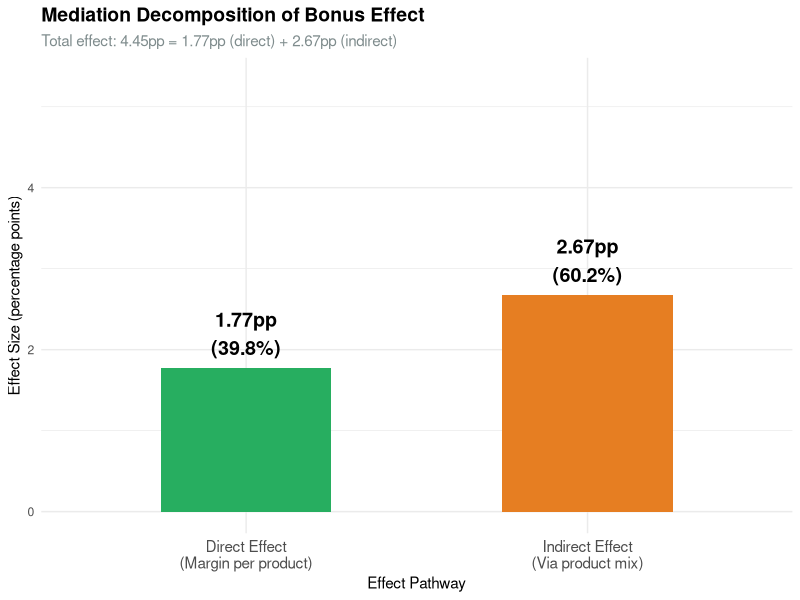
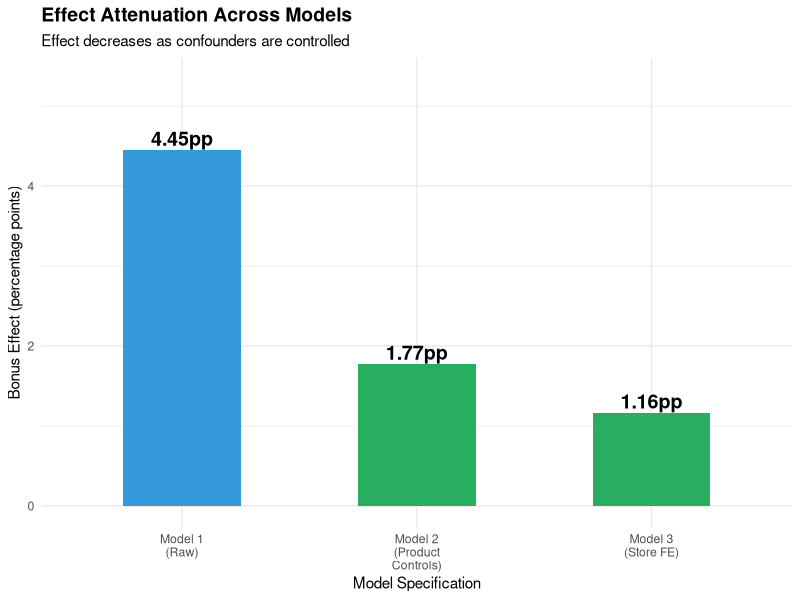

Source code (R) for these figures, in order:
# ================================================
# SCRIPT 04: MEDIATION ANALYSIS
# ================================================
# Purpose: Decompose effects into direct & indirect pathways
# Output: Mediation percentages, breakdowns, visualizations
# Runtime: ~10 seconds

library(dplyr)
library(ggplot2)
library(tidyr)

# Load clean data
sbd <- read.csv("sbd_clean.csv")

# Load regression results - define models inline
reg1 <- lm(sales_profitmargin ~ time, data = sbd)
reg2 <- lm(sales_profitmargin ~ time + device + insurance + accessory, data = sbd)

cat("═════════════════════════════════════\n")
cat("MEDIATION ANALYSIS\n")
cat("═════════════════════════════════════\n\n")

# ==================== MEDIATION DECOMPOSITION ====================
cat("MEDIATION DECOMPOSITION\n")
cat("─────────────────────────────────────\n\n")

# Extract coefficients from both models
coef_reg1 <- summary(reg1)$coefficients
coef_reg2 <- summary(reg2)$coefficients

total_effect <- round(coef_reg1["time", "Estimate"], 3)
direct_effect <- round(coef_reg2["time", "Estimate"], 3)
indirect_effect <- total_effect - direct_effect
mediation_pct <- (indirect_effect / total_effect) * 100

cat("Total Effect (c):", round(total_effect, 3), "pp\n")
cat("Direct Effect (c'):", round(direct_effect, 3), "pp\n")
cat("Indirect Effect (c - c'):", round(indirect_effect, 3), "pp\n")
cat("Mediation Percentage:", round(mediation_pct, 1), "%\n\n")

cat("Interpretation:\n")
cat("✓ Of the", round(total_effect, 2), "pp total bonus effect,\n")
cat("  •", round(mediation_pct, 1), "% works through product mix shift (INDIRECT)\n")
cat("  •", round(100 - mediation_pct, 1), "% works through direct margin gains (DIRECT)\n\n")

# ==================== PATHWAY ANALYSIS ====================
cat("─────────────────────────────────────\n")
cat("PRODUCT-SPECIFIC EFFECTS\n")
cat("─────────────────────────────────────\n\n")

# Extract product coefficients from Model 2
device_coef <- round(coef_reg2["device", "Estimate"], 3)
insurance_coef <- round(coef_reg2["insurance", "Estimate"], 3)
accessory_coef <- round(coef_reg2["accessory", "Estimate"], 3)

product_effects <- data.frame(
  Product = c("Device (reference)", "Insurance", "Accessory"),
  Coefficient = c(0, insurance_coef, accessory_coef),
  Interpretation = c(
    "Baseline category (high-volume, low-margin)",
    "Premium product (high-margin add-on)",
    "Bundled product (very high-margin)"
  )
)

print(product_effects)
cat("\n")

# ==================== PRODUCT MIX SHIFT ====================
cat("─────────────────────────────────────\n")
cat("PRODUCT MIX CHANGE\n")
cat("─────────────────────────────────────\n\n")

product_shift <- sbd %>%
  group_by(period) %>%
  summarise(
    Device_Pct = round(mean(device) * 100, 1),
    Insurance_Pct = round(mean(insurance) * 100, 1),
    Accessory_Pct = round(mean(accessory) * 100, 1),
    .groups = "drop"
  )

cat("Before Bonus:\n")
before_mix <- product_shift[1, ]
cat("  Devices:", before_mix$Device_Pct, "%\n")
cat("  Insurance:", before_mix$Insurance_Pct, "%\n")
cat("  Accessories:", before_mix$Accessory_Pct, "%\n\n")

cat("After Bonus:\n")
after_mix <- product_shift[2, ]
cat("  Devices:", after_mix$Device_Pct, "%\n")
cat("  Insurance:", after_mix$Insurance_Pct, "%\n")
cat("  Accessories:", after_mix$Accessory_Pct, "%\n\n")

cat("Shifts:\n")
cat("  Devices:", round(after_mix$Device_Pct - before_mix$Device_Pct, 1), "pp\n")
cat("  Insurance:", round(after_mix$Insurance_Pct - before_mix$Insurance_Pct, 1), "pp\n")
cat("  Accessories:", round(after_mix$Accessory_Pct - before_mix$Accessory_Pct, 1), "pp\n\n")

cat("Interpretation:\n")
cat("✓ Bonus successfully shifted sales toward higher-margin products\n")
cat("  Insurance + Accessories now represent", 
    round(after_mix$Insurance_Pct + after_mix$Accessory_Pct, 1), 
    "% of mix (was", round(before_mix$Insurance_Pct + before_mix$Accessory_Pct, 1), "%)\n\n")

# ==================== VISUALIZATION 1: Mediation Breakdown ====================
cat("Creating visualizations...\n\n")

png("05_mediation_breakdown.png", width = 700, height = 500)

mediation_data <- data.frame(
  Effect = c("Direct Effect\n(Margin per product)", "Indirect Effect\n(Via product mix)"),
  Value = c(direct_effect, indirect_effect),
  Percentage = c(round(100 - mediation_pct, 1), round(mediation_pct, 1))
)

p <- ggplot(mediation_data, aes(x = Effect, y = Value, fill = Effect)) +
  geom_bar(stat = "identity", width = 0.5, show.legend = FALSE) +
  geom_text(aes(label = paste0(round(Value, 2), "pp\n(", Percentage, "%)")), 
            vjust = -0.3, size = 5, fontface = "bold") +
  scale_fill_manual(values = c(
    "Direct Effect\n(Margin per product)" = "#27ae60",
    "Indirect Effect\n(Via product mix)" = "#e67e22"
  )) +
  labs(
    title = "Mediation Decomposition of Bonus Effect",
    x = "Effect Pathway",
    y = "Effect Size (percentage points)",
    subtitle = paste0("Total effect: ", round(total_effect, 2), "pp = ",
                      round(direct_effect, 2), "pp (direct) + ",
                      round(indirect_effect, 2), "pp (indirect)")
  ) +
  ylim(0, total_effect * 1.2) +
  theme_minimal() +
  theme(
    plot.title = element_text(size = 14, face = "bold"),
    plot.subtitle = element_text(size = 11, color = "#7f8c8d"),
    axis.text.x = element_text(size = 11)
  )

print(p)
dev.off()

cat("✓ Saved: 05_mediation_breakdown.png\n\n")

# ==================== VISUALIZATION 2: Effect Attenuation ====================
png("06_effect_attenuation.png", width = 700, height = 500)

# Load Model 3 for comparison
reg3 <- lm(sales_profitmargin ~ time + device + insurance + accessory + factor(store), data = sbd)
coef_reg3 <- summary(reg3)$coefficients
fe_effect <- round(coef_reg3["time", "Estimate"], 3)

attenuation_data <- data.frame(
  Model = c("Model 1\n(Raw)", "Model 2\n(Product\nControls)", "Model 3\n(Store FE)"),
  Coefficient = c(total_effect, direct_effect, fe_effect),
  Color = c("Raw", "Controlled", "Controlled")
)

p2 <- ggplot(attenuation_data, aes(x = reorder(Model, -Coefficient), 
                                   y = Coefficient, fill = Color)) +
  geom_bar(stat = "identity", width = 0.5, show.legend = FALSE) +
  geom_text(aes(label = paste0(round(Coefficient, 2), "pp")), 
            vjust = -0.3, size = 5, fontface = "bold") +
  scale_fill_manual(values = c("Raw" = "#3498db", "Controlled" = "#27ae60")) +
  labs(
    title = "Effect Attenuation Across Models",
    x = "Model Specification",
    y = "Bonus Effect (percentage points)",
    subtitle = "Effect decreases as confounders are controlled"
  ) +
  ylim(0, total_effect * 1.2) +
  theme_minimal() +
  theme(plot.title = element_text(size = 14, face = "bold"))

print(p2)
dev.off()

cat("✓ Saved: 06_effect_attenuation.png\n\n")

# ==================== SAVE MEDIATION TABLE ====================
mediation_table <- data.frame(
  Pathway = c("Total Effect", "Direct Effect (c')", "Indirect Effect (c-c')", "Mediation %"),
  Estimate = c(round(total_effect, 3),
               round(direct_effect, 3),
               round(indirect_effect, 3),
               round(mediation_pct, 1)),
  Unit = c("pp", "pp", "pp", "%"),
  Interpretation = c(
    "Total bonus impact on profit margins",
    "Margin improvement per product",
    "Effect via product mix shift",
    "% of total effect through product mix"
  )
)

write.csv(mediation_table, "04_mediation_analysis.csv", row.names = FALSE)

cat("✓ Saved: 04_mediation_analysis.csv\n\n")

# ==================== FINAL MEDIATION SUMMARY ====================
cat("═════════════════════════════════════\n")
cat("MEDIATION ANALYSIS SUMMARY\n")
cat("═════════════════════════════════════\n\n")

cat("Effect Decomposition:\n")
cat("  Total Effect: +", round(total_effect, 2), "pp\n")
cat("  Direct Effect: +", round(direct_effect, 2), "pp (", round(100-mediation_pct, 1), "%)\n")
cat("  Indirect Effect: +", round(indirect_effect, 2), "pp (", round(mediation_pct, 1), "%)\n\n")

cat("Product Premium Effects (Model 2):\n")
cat("  Insurance premium over devices: +", insurance_coef, "pp\n")
cat("  Accessory premium over devices: +", accessory_coef, "pp\n\n")

cat("Product Mix Transformation:\n")
cat("  High-margin products (Insurance + Accessories):\n")
cat("    Before: ", round(before_mix$Insurance_Pct + before_mix$Accessory_Pct, 1), "%\n")
cat("    After: ", round(after_mix$Insurance_Pct + after_mix$Accessory_Pct, 1), "%\n")
cat("    Change: +", round((after_mix$Insurance_Pct + after_mix$Accessory_Pct) - 
                             (before_mix$Insurance_Pct + before_mix$Accessory_Pct), 1), "pp\n\n")

cat("Key Insights:\n")
cat("✓", round(mediation_pct, 1), "% of bonus effect works through product mix shift\n")
cat("✓", round(100-mediation_pct, 1), "% represents genuine margin improvements per product\n")
cat("✓ Both mechanisms are important and complementary\n")
cat("✓ Sales team responding to incentives by:\n")
cat("    1. Pushing high-margin products (indirect effect)\n")
cat("    2. Negotiating better margins on all products (direct effect)\n\n")

# ==================== OUTPUTS CREATED ====================
cat("═════════════════════════════════════\n")
cat("FILES CREATED\n")
cat("═════════════════════════════════════\n\n")

cat("Visualizations (2 PNG files):\n")
cat("  ✓ 05_mediation_breakdown.png - Direct vs Indirect effect breakdown\n")
cat("  ✓ 06_effect_attenuation.png - Effect across model specifications\n\n")

cat("Tables (1 CSV file):\n")
cat("  ✓ 04_mediation_analysis.csv - Mediation decomposition summary\n\n")

cat("✓ Mediation analysis complete!\n")
cat("✓ Ready for Script 05: Robustness Checks\n")

# ==================== SESSION INFO ====================
cat("\n═════════════════════════════════════\n")
cat("SESSION INFO\n")
cat("═════════════════════════════════════\n")
cat("Script:", "04_mediation_analysis.R\n")
cat("Completed:", format(Sys.time(), "%Y-%m-%d %H:%M:%S"), "\n")
cat("R Version:", R.version$version.string, "\n")

    